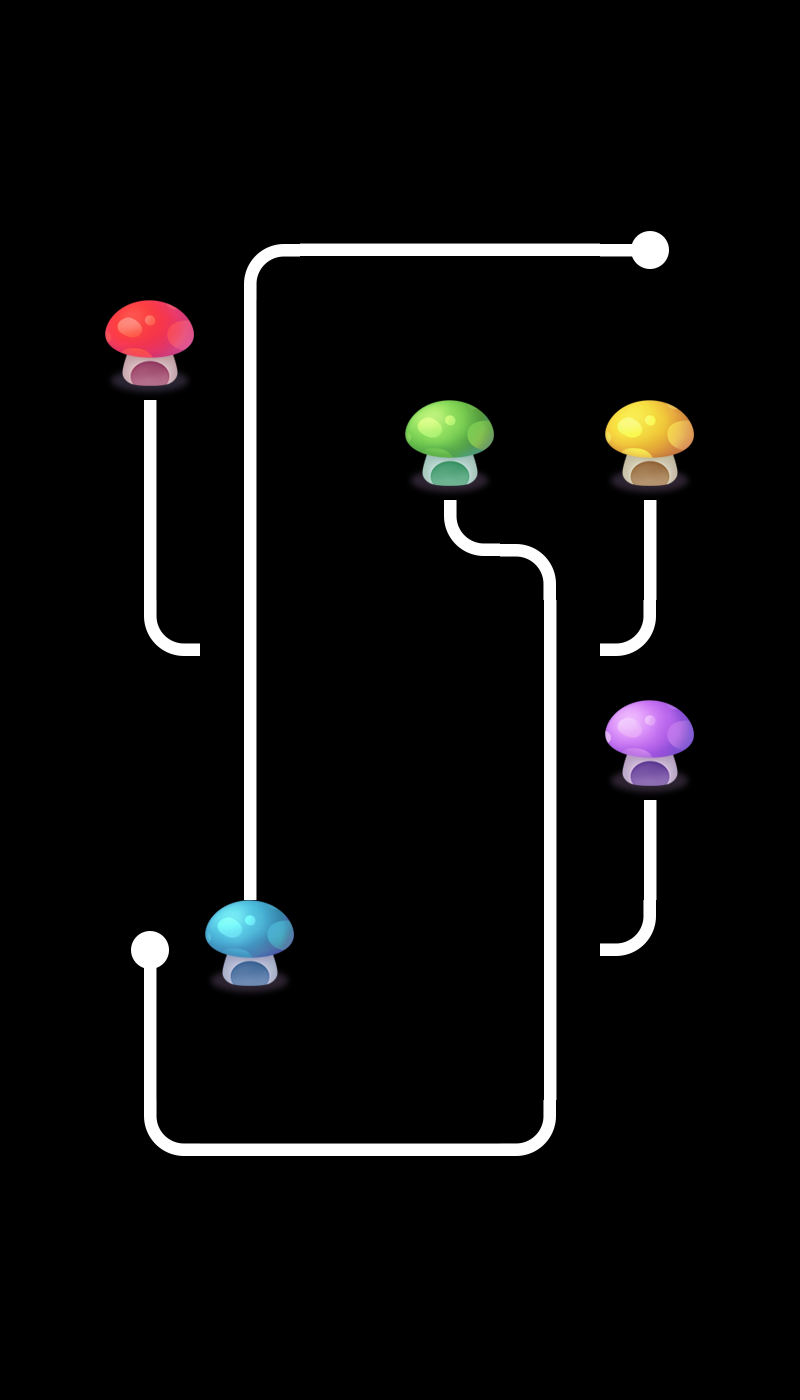

A level layout from a 2D game, rendered from its tile map. Below: a short description, then the map file with tile-grid data replaced by summaries:
An orthogonal 8x14 tile map with 100x100 px tiles, 2 tile layers (layer0, layer1), 2 tilesets and 3 objects.

<map version="1.0" orientation="orthogonal" renderorder="right-down" width="8" height="14" tilewidth="100" tileheight="100" nextobjectid="4">
 <tileset firstgid="1" name="tiled" tilewidth="100" tileheight="100">
  <image source="tiled.png" width="500" height="400" />
 </tileset>
 <tileset firstgid="21" name="tiled" tilewidth="100" tileheight="100">
  <image source="tiled.png" width="500" height="400" />
 </tileset>
 <layer name="layer0" width="8" height="14">
  <data>[112 cells, 21 non-empty, 9 distinct tile ids]</data>
 </layer>
 <layer name="layer1" width="8" height="14">
  <data>[112 cells, 16 non-empty, 7 distinct tile ids]</data>
 </layer>
 <objectgroup name="object1">
  <object id="1" x="518.182" y="924.24" width="51.5152" height="54.5455">
   <properties>
    <property name="id" value="0" />
   </properties>
  </object>
  <object id="2" x="521.212" y="624.242" width="60.6061" height="51.5152">
   <properties>
    <property name="id" value="1" />
   </properties>
  </object>
  <object id="3" x="227.273" y="627.273" width="48.4848" height="45.4545">
   <properties>
    <property name="id" value="2" />
   </properties>
  </object>
 </objectgroup>
</map>
